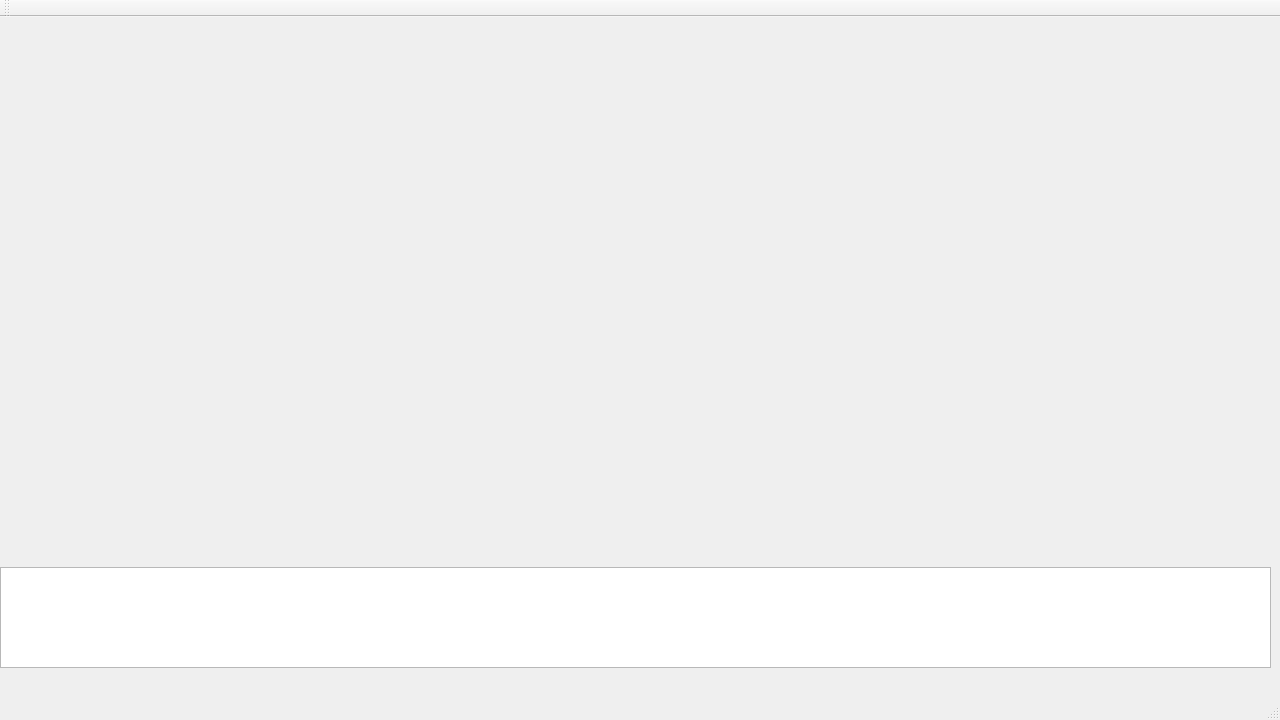
<?xml version="1.0" encoding="UTF-8"?>
<ui version="4.0">
 <class>mainWindow</class>
 <widget class="QMainWindow" name="mainWindow">
  <property name="geometry">
   <rect>
    <x>0</x>
    <y>0</y>
    <width>1280</width>
    <height>720</height>
   </rect>
  </property>
  <property name="windowTitle">
   <string>CR Scenario Designer</string>
  </property>
  <property name="windowIcon">
   <iconset>
    <normaloff>:/Icon/icon.png</normaloff>:/Icon/icon.png</iconset>
  </property>
  <widget class="QWidget" name="centralwidget">
   <widget class="QTextBrowser" name="textBrowser">
    <property name="geometry">
     <rect>
      <x>0</x>
      <y>550</y>
      <width>1271</width>
      <height>101</height>
     </rect>
    </property>
   </widget>
  </widget>
  <widget class="QMenuBar" name="menubar">
   <property name="geometry">
    <rect>
     <x>0</x>
     <y>0</y>
     <width>1280</width>
     <height>22</height>
    </rect>
   </property>
  </widget>
  <widget class="QStatusBar" name="statusbar"/>
  <widget class="QToolBar" name="toolBar">
   <property name="windowTitle">
    <string>toolBar</string>
   </property>
   <attribute name="toolBarArea">
    <enum>TopToolBarArea</enum>
   </attribute>
   <attribute name="toolBarBreak">
    <bool>false</bool>
   </attribute>
  </widget>
  <action name="actionNew">
   <property name="text">
    <string>New</string>
   </property>
  </action>
  <action name="actionSave">
   <property name="text">
    <string>Save</string>
   </property>
  </action>
  <action name="actionQuit">
   <property name="text">
    <string>Quit</string>
   </property>
  </action>
  <action name="actionFrom_OpenDrive">
   <property name="text">
    <string>From OpenDrive</string>
   </property>
  </action>
  <action name="actionFrom_OSM">
   <property name="text">
    <string>From OSM</string>
   </property>
  </action>
  <action name="actionOpen">
   <property name="text">
    <string>Open</string>
   </property>
  </action>
  <action name="actionAs_CommonRoad">
   <property name="text">
    <string>As CommonRoad</string>
   </property>
  </action>
  <action name="actionAs_OpenDrive">
   <property name="text">
    <string>As OpenDrive</string>
   </property>
  </action>
  <action name="actionAs_OSM">
   <property name="text">
    <string>As OSM</string>
   </property>
  </action>
  <action name="actionAs_SUMO">
   <property name="text">
    <string>As SUMO</string>
   </property>
  </action>
  <action name="actionToolbox_for_CR">
   <property name="text">
    <string>Toolbox for CR</string>
   </property>
  </action>
 </widget>
 <resources>
  <include location="../gui_src/CR_Scenario_Designer.qrc"/>
 </resources>
 <connections/>
</ui>
